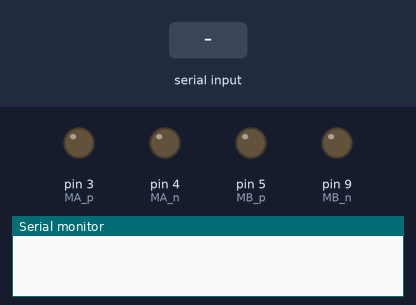
A sketch run on a simulated Arduino Uno, built with avr-gcc and run on an emulated ATmega328P. Parts: output pins drawn as LEDs (lit = HIGH), the last lines printed to the serial monitor. The test bench sets the inputs (shaded band).

Above: at 1.2 s.
1.3 s: "F" received over the second serial link
At 2.5 s:
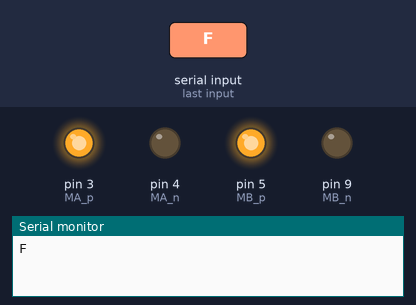
2.8 s: "B" received over the second serial link
At 3.7 s:
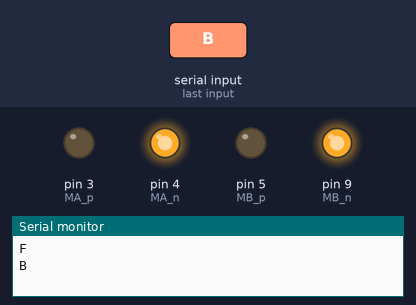
4.3 s: "L" received over the second serial link
At 4.9 s:
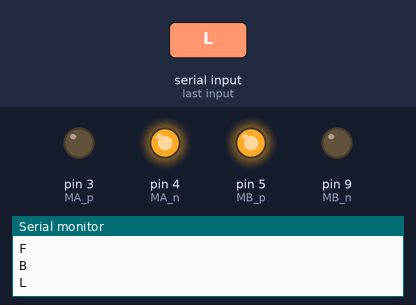
5.8 s: "R" received over the second serial link
At 7.2 s:
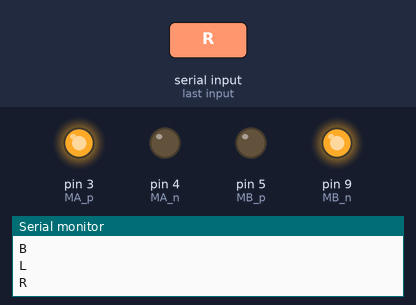
Timing chart, 0 to 8.3 s (numbered marks = the images above; inputs shaded):
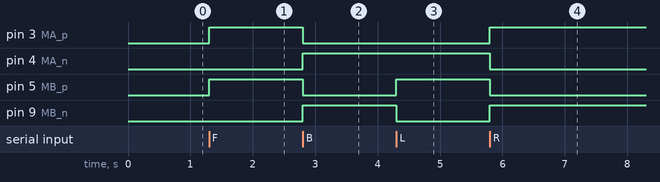

Measured:
- after the input at 1.3 s, pin 3 (MA_p), pin 5 (MB_p): LOW → HIGH at once
- after the input at 2.8 s, pin 3 (MA_p), pin 5 (MB_p): HIGH → LOW at once; pin 4 (MA_n), pin 9 (MB_n): LOW → HIGH at once
- after the input at 4.3 s, pin 5 (MB_p): LOW → HIGH at once; pin 9 (MB_n): HIGH → LOW at once
- after the input at 5.8 s, pin 3 (MA_p), pin 9 (MB_n): LOW → HIGH at once; pin 4 (MA_n), pin 5 (MB_p): HIGH → LOW at once

The sketch:

BluetoothControlledRobot.ino
```cpp
#include <SoftwareSerial.h>

SoftwareSerial BT(7, 8);  // RX, TX

int MA_p = 3;
int MA_n = 4;
int MB_p = 5;
int MB_n = 9;

char val = 's'; // start in STOP mode

void forward() {
  digitalWrite(MA_p, HIGH);
  digitalWrite(MA_n, LOW);
  digitalWrite(MB_p, HIGH);
  digitalWrite(MB_n, LOW);
}

void backward() {
  digitalWrite(MA_p, LOW);
  digitalWrite(MA_n, HIGH);
  digitalWrite(MB_p, LOW);
  digitalWrite(MB_n, HIGH);
}

void left() {
  digitalWrite(MA_p, LOW);
  digitalWrite(MA_n, HIGH);
  digitalWrite(MB_p, HIGH);
  digitalWrite(MB_n, LOW);
}

void right() {
  digitalWrite(MA_p, HIGH);
  digitalWrite(MA_n, LOW);
  digitalWrite(MB_p, LOW);
  digitalWrite(MB_n, HIGH);
}

void STOP() {
  digitalWrite(MA_p, LOW);
  digitalWrite(MA_n, LOW);
  digitalWrite(MB_p, LOW);
  digitalWrite(MB_n, LOW);
}

void setup() {
  pinMode(MA_p, OUTPUT);
  pinMode(MA_n, OUTPUT);
  pinMode(MB_p, OUTPUT);
  pinMode(MB_n, OUTPUT);

  Serial.begin(9600);
  BT.begin(9600);
}

void loop() {

  if (BT.available()) {
    val = BT.read();
    Serial.println(val);
  }

  if (val == 'F') {
    forward();
  }
  else if (val == 'B') {
    backward();
  }
  else if (val == 'L') {
    left();
  }
  else if (val == 'R') {
    right();
  }
  else if (val == 'S') {
    STOP();
  }
}
```
